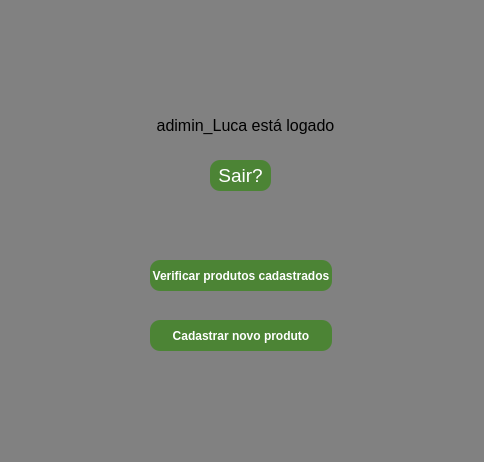
<?xml version="1.0" encoding="UTF-8"?>
<ui version="4.0">
 <class>MainWindow</class>
 <widget class="QMainWindow" name="MainWindow">
  <property name="geometry">
   <rect>
    <x>0</x>
    <y>0</y>
    <width>484</width>
    <height>462</height>
   </rect>
  </property>
  <property name="windowTitle">
   <string>Vendedor logado</string>
  </property>
  <property name="styleSheet">
   <string notr="true">background-color: rgb(129, 129, 129);
</string>
  </property>
  <widget class="QWidget" name="centralwidget">
   <widget class="QPushButton" name="botao_sair">
    <property name="geometry">
     <rect>
      <x>210</x>
      <y>160</y>
      <width>61</width>
      <height>31</height>
     </rect>
    </property>
    <property name="font">
     <font>
      <pointsize>14</pointsize>
     </font>
    </property>
    <property name="styleSheet">
     <string notr="true">background-color: rgb(76, 132, 53);
color: rgb(255, 255, 255);
border-radius: 10px;
border-style: outset;</string>
    </property>
    <property name="text">
     <string>Sair?</string>
    </property>
   </widget>
   <widget class="QLabel" name="msg_logado">
    <property name="geometry">
     <rect>
      <x>10</x>
      <y>110</y>
      <width>471</width>
      <height>31</height>
     </rect>
    </property>
    <property name="font">
     <font>
      <pointsize>12</pointsize>
     </font>
    </property>
    <property name="text">
     <string>adimin_Luca está logado</string>
    </property>
    <property name="alignment">
     <set>Qt::AlignCenter</set>
    </property>
   </widget>
   <widget class="QPushButton" name="verifCads">
    <property name="geometry">
     <rect>
      <x>150</x>
      <y>260</y>
      <width>182</width>
      <height>31</height>
     </rect>
    </property>
    <property name="font">
     <font>
      <weight>75</weight>
      <bold>true</bold>
     </font>
    </property>
    <property name="styleSheet">
     <string notr="true">background-color: rgb(76, 132, 53);
color: rgb(255, 255, 255);
border-radius: 10px;
border-style: outset;</string>
    </property>
    <property name="text">
     <string>Verificar produtos cadastrados</string>
    </property>
   </widget>
   <widget class="QPushButton" name="cadNovoProd">
    <property name="geometry">
     <rect>
      <x>150</x>
      <y>320</y>
      <width>182</width>
      <height>31</height>
     </rect>
    </property>
    <property name="font">
     <font>
      <weight>75</weight>
      <bold>true</bold>
     </font>
    </property>
    <property name="styleSheet">
     <string notr="true">background-color: rgb(76, 132, 53);
color: rgb(255, 255, 255);
border-radius: 10px;
border-style: outset;</string>
    </property>
    <property name="text">
     <string>Cadastrar novo produto</string>
    </property>
   </widget>
   <widget class="QLabel" name="label">
    <property name="geometry">
     <rect>
      <x>210</x>
      <y>40</y>
      <width>64</width>
      <height>64</height>
     </rect>
    </property>
    <property name="text">
     <string/>
    </property>
    <property name="pixmap">
     <pixmap>Perfil64.png</pixmap>
    </property>
   </widget>
  </widget>
  <widget class="QStatusBar" name="statusbar"/>
 </widget>
 <resources/>
 <connections/>
</ui>
